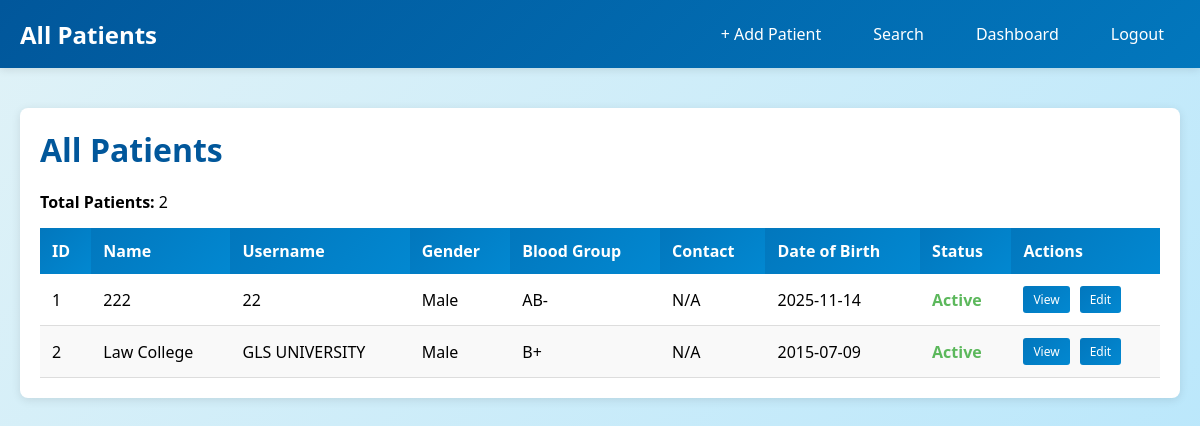
Screenshot of /admin_view_patients (signed in) with the database file from the repository.
### application/models.py (models this page shows, shortened)
class Patient(db.Model, UserMixin):
    __tablename__ = 'patients'
    id = db.Column(db.Integer, primary_key=True)
    username = db.Column(db.String(80), unique=True, nullable=False)
    passwordp = db.Column(db.String(255), nullable=False)
    name = db.Column(db.String(100), nullable=False)
    date_of_birth = db.Column(db.Date)
    gender = db.Column(db.String(10))
    blood_group = db.Column(db.String(5))
    contact = db.Column(db.String(15))  # Contact field added
    patient_id = db.Column(db.Integer, db.ForeignKey('users.id'), nullable=False, unique=True)
    is_blacklisted = db.Column(db.Boolean, default=False)
    appointments = db.relationship('Appointment', backref='patient', lazy=True)

### application/routes.py (the view)
@app.route('/admin_view_patients')
@login_required
def admin_view_patients():
    patients = Patient.query.order_by(Patient.id.asc()).all()
    return render_template('admin_view_patients.html', patients=patients)

### templates/admin_view_patients.html (shortened to what this page needs)
<!DOCTYPE html>
<html lang="en">
<head>
    <link rel="stylesheet" href="{{ url_for('static', filename='style.css') }}">
</head>
<body>
    <div class="navbar">
        <div class="navbar-content">
            <div class="navbar-brand"> All Patients</div>
            <div class="navbar-links">
                <a href="{{ url_for('admin_add_patient') }}">+ Add Patient</a>
                <a href="{{ url_for('admin_search') }}">Search</a>
                <a href="{{ url_for('admin_dashboard') }}">Dashboard</a>
                <a href="{{ url_for('logout') }}">Logout</a>
            </div>
        </div>
    </div>
    <div class="container">
        <div class="section">
            <h1> All Patients</h1>
            {% if patients %}
            <p><strong>Total Patients:</strong> {{ patients|length }}</p>
            <div class="overflow">
                <table>
                    <thead>
                        <tr>
                            <th>ID</th>
                            <th>Name</th>
                            <th>Username</th>
                            <th>Gender</th>
                            <th>Blood Group</th>
                            <th>Contact</th>
                            <th>Date of Birth</th>
                            <th>Status</th>
                            <th>Actions</th>
                        </tr>
                    </thead>
                    <tbody>
                        {% for patient in patients %}
                        <tr>
                            <td>{{ patient.id }}</td>
                            <td>{{ patient.name }}</td>
                            <td>{{ patient.username }}</td>
                            <td>{{ patient.gender if patient.gender else 'N/A' }}</td>
                            <td>{{ patient.blood_group if patient.blood_group else 'N/A' }}</td>
                            <td>{{ patient.contact if patient.contact else 'N/A' }}</td>
                            <td>{{ patient.date_of_birth.strftime('%Y-%m-%d') if patient.date_of_birth else 'N/A' }}</td>
                            <td>
                                <span class="{% if patient.is_blacklisted %}status-blacklisted{% else %}status-active{% endif %}">
                                    {{ 'Blacklisted' if patient.is_blacklisted else 'Active' }}
                                </span>
                            </td>
                            <td>
                                <div class="action-links">
                                    <a href="{{ url_for('admin_view_patient', patient_id=patient.id) }}">View</a>
                                    <a href="{{ url_for('admin_edit_patient', patient_id=patient.id) }}">Edit</a>
                                </div>
                            </td>
                        </tr>
                        {% endfor %}
                    </tbody>
                </table>
            </div>
            {% else %}
            <p class="empty-msg">No patients found.</p>
            {% endif %}
        </div>
    </div>
</body>
</html>

### static/style.css (style rules this page uses)
* { margin: 0; padding: 0; box-sizing: border-box; }
body { font-family: 'Segoe UI', Tahoma, Geneva, Verdana, sans-serif; background: linear-gradient(135deg, #e0f2f7 0%, #b3e5fc 100%); margin: 0; padding: 0; min-height: 100vh; }
.navbar { background: linear-gradient(135deg, #01579b 0%, #0277bd 100%); padding: 15px 0; box-shadow: 0 2px 8px rgba(0, 0, 0, 0.1); }
.navbar-content { max-width: 1200px; margin: 0 auto; padding: 0 20px; display: flex; justify-content: space-between; align-items: center; }
.navbar-brand { color: white; font-size: 24px; font-weight: bold; }
.navbar-links { display: flex; gap: 20px; }
.navbar-links a { color: white; text-decoration: none; padding: 8px 16px; border-radius: 4px; transition: 0.3s; }
.container { max-width: 1200px; margin: 0 auto; padding: 20px; }
.section { background: white; padding: 20px; margin: 20px 0; border-radius: 8px; box-shadow: 0 2px 10px rgba(0, 0, 0, 0.1); }
.section h1 { color: #01579b; margin-bottom: 20px; }
table { width: 100%; border-collapse: collapse; margin-top: 15px; }
th { background: linear-gradient(135deg, #0277bd 0%, #0288d1 100%); color: white; padding: 12px; text-align: left; }
td { padding: 12px; border-bottom: 1px solid #ddd; text-align: left; }
tr:nth-child(even) { background: #f9f9f9; }
.overflow { overflow-x: auto; }
.status-active { color: #5cb85c; font-weight: bold; }
.action-links { display: flex; gap: 10px; flex-wrap: wrap; }
.action-links a { padding: 5px 10px; background: linear-gradient(135deg, #0277bd 0%, #0288d1 100%); color: white; text-decoration: none; border-radius: 3px; font-size: 12px; transition: 0.3s; }

### rows the page displays
Patient: id "1", name "222", username "22", gender "Male", blood_group "AB-", contact "N/A", date_of_birth "2025-11-14", is_blacklisted "Active"
Patient: id "2", name "Law College", username "GLS UNIVERSITY", gender "Male", blood_group "B+", contact "N/A", date_of_birth "2015-07-09", is_blacklisted "Active"

### other values shown
{{ patients|length }} "2"
